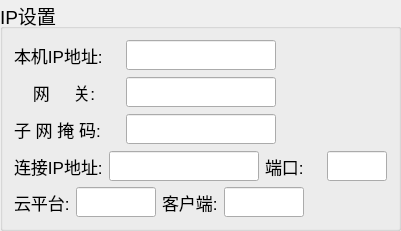
  <widget class="QGroupBox" name="IpSetBox">
   <property name="geometry">
    <rect>
     <x>90</x>
     <y>240</y>
     <width>401</width>
     <height>231</height>
    </rect>
   </property>
   <property name="font">
    <font>
     <pointsize>14</pointsize>
    </font>
   </property>
   <property name="title">
    <string>IP设置</string>
   </property>
   <layout class="QVBoxLayout" name="verticalLayout_3">
    <item>
     <layout class="QHBoxLayout" name="horizontalLayout">
      <item>
       <widget class="QLabel" name="label_myip">
        <property name="maximumSize">
         <size>
          <width>16777215</width>
          <height>30</height>
         </size>
        </property>
        <property name="font">
         <font>
          <pointsize>13</pointsize>
         </font>
        </property>
        <property name="text">
         <string>本机IP地址:</string>
        </property>
       </widget>
      </item>
      <item>
       <widget class="QLineEdit" name="m_myip">
        <property name="sizePolicy">
         <sizepolicy hsizetype="Expanding" vsizetype="Preferred">
          <horstretch>0</horstretch>
          <verstretch>0</verstretch>
         </sizepolicy>
        </property>
        <property name="minimumSize">
         <size>
          <width>0</width>
          <height>30</height>
         </size>
        </property>
        <property name="maximumSize">
         <size>
          <width>150</width>
          <height>30</height>
         </size>
        </property>
        <property name="font">
         <font>
          <pointsize>13</pointsize>
         </font>
        </property>
        <property name="echoMode">
         <enum>QLineEdit::Normal</enum>
        </property>
       </widget>
      </item>
      <item>
       <widget class="QLabel" name="label_11">
        <property name="minimumSize">
         <size>
          <width>105</width>
          <height>0</height>
         </size>
        </property>
        <property name="maximumSize">
         <size>
          <width>105</width>
          <height>16777215</height>
         </size>
        </property>
        <property name="text">
         <string/>
        </property>
       </widget>
      </item>
     </layout>
    </item>
    <item>
     <layout class="QHBoxLayout" name="horizontalLayout_15">
      <item>
       <widget class="QLabel" name="label_gateway">
        <property name="minimumSize">
         <size>
          <width>0</width>
          <height>30</height>
         </size>
        </property>
        <property name="maximumSize">
         <size>
          <width>16777215</width>
          <height>30</height>
         </size>
        </property>
        <property name="font">
         <font>
          <pointsize>13</pointsize>
         </font>
        </property>
        <property name="text">
         <string>    网     关:    </string>
        </property>
       </widget>
      </item>
      <item>
       <widget class="QLineEdit" name="m_gateway">
        <property name="sizePolicy">
         <sizepolicy hsizetype="Expanding" vsizetype="Preferred">
          <horstretch>0</horstretch>
          <verstretch>0</verstretch>
         </sizepolicy>
        </property>
        <property name="minimumSize">
         <size>
          <width>0</width>
          <height>30</height>
         </size>
        </property>
        <property name="maximumSize">
         <size>
          <width>150</width>
          <height>30</height>
         </size>
        </property>
        <property name="font">
         <font>
          <pointsize>13</pointsize>
         </font>
        </property>
        <property name="echoMode">
         <enum>QLineEdit::Normal</enum>
        </property>
       </widget>
      </item>
      <item>
       <widget class="QLabel" name="label_10">
        <property name="minimumSize">
         <size>
          <width>105</width>
          <height>0</height>
         </size>
        </property>
        <property name="maximumSize">
         <size>
          <width>105</width>
          <height>16777215</height>
         </size>
        </property>
        <property name="text">
         <string/>
        </property>
       </widget>
      </item>
     </layout>
    </item>
    <item>
     <layout class="QHBoxLayout" name="horizontalLayout_4">
      <item>
       <widget class="QLabel" name="label_subnetMask">
        <property name="maximumSize">
         <size>
          <width>16777215</width>
          <height>30</height>
         </size>
        </property>
        <property name="font">
         <font>
          <pointsize>13</pointsize>
         </font>
        </property>
        <property name="text">
         <string>子 网 掩 码: </string>
        </property>
       </widget>
      </item>
      <item>
       <widget class="QLineEdit" name="m_subnetMask">
        <property name="sizePolicy">
         <sizepolicy hsizetype="Expanding" vsizetype="Preferred">
          <horstretch>0</horstretch>
          <verstretch>0</verstretch>
         </sizepolicy>
        </property>
        <property name="minimumSize">
         <size>
          <width>0</width>
          <height>30</height>
         </size>
        </property>
        <property name="maximumSize">
         <size>
          <width>150</width>
          <height>30</height>
         </size>
        </property>
        <property name="font">
         <font>
          <pointsize>13</pointsize>
         </font>
        </property>
        <property name="echoMode">
         <enum>QLineEdit::Normal</enum>
        </property>
       </widget>
      </item>
      <item>
       <widget class="QLabel" name="label_3">
        <property name="minimumSize">
         <size>
          <width>105</width>
          <height>0</height>
         </size>
        </property>
        <property name="maximumSize">
         <size>
          <width>105</width>
          <height>16777215</height>
         </size>
        </property>
        <property name="text">
         <string/>
        </property>
       </widget>
      </item>
     </layout>
    </item>
    <item>
     <layout class="QHBoxLayout" name="horizontalLayout_5">
      <item>
       <widget class="QLabel" name="label_Hostip">
        <property name="maximumSize">
         <size>
          <width>16777215</width>
          <height>30</height>
         </size>
        </property>
        <property name="font">
         <font>
          <pointsize>13</pointsize>
         </font>
        </property>
        <property name="text">
         <string>连接IP地址:</string>
        </property>
       </widget>
      </item>
      <item>
       <widget class="QLineEdit" name="m_hostip">
        <property name="sizePolicy">
         <sizepolicy hsizetype="Expanding" vsizetype="Preferred">
          <horstretch>0</horstretch>
          <verstretch>0</verstretch>
         </sizepolicy>
        </property>
        <property name="minimumSize">
         <size>
          <width>150</width>
          <height>30</height>
         </size>
        </property>
        <property name="maximumSize">
         <size>
          <width>150</width>
          <height>30</height>
         </size>
        </property>
        <property name="font">
         <font>
          <pointsize>13</pointsize>
         </font>
        </property>
        <property name="echoMode">
         <enum>QLineEdit::Normal</enum>
        </property>
       </widget>
      </item>
      <item>
       <widget class="QLabel" name="label_com">
        <property name="maximumSize">
         <size>
          <width>16777215</width>
          <height>30</height>
         </size>
        </property>
        <property name="font">
         <font>
          <pointsize>13</pointsize>
         </font>
        </property>
        <property name="text">
         <string>端口:</string>
        </property>
       </widget>
      </item>
      <item>
       <widget class="QLineEdit" name="m_com">
        <property name="sizePolicy">
         <sizepolicy hsizetype="Expanding" vsizetype="Preferred">
          <horstretch>0</horstretch>
          <verstretch>0</verstretch>
         </sizepolicy>
        </property>
        <property name="minimumSize">
         <size>
          <width>0</width>
          <height>30</height>
         </size>
        </property>
        <property name="maximumSize">
         <size>
          <width>60</width>
          <height>30</height>
         </size>
        </property>
        <property name="font">
         <font>
          <pointsize>13</pointsize>
         </font>
        </property>
        <property name="echoMode">
         <enum>QLineEdit::Normal</enum>
        </property>
       </widget>
      </item>
     </layout>
    </item>
    <item>
     <layout class="QHBoxLayout" name="horizontalLayout_6">
      <item>
       <widget class="QLabel" name="label_cloudStatus">
        <property name="maximumSize">
         <size>
          <width>16777215</width>
          <height>30</height>
         </size>
        </property>
        <property name="font">
         <font>
          <pointsize>13</pointsize>
         </font>
        </property>
        <property name="text">
         <string>云平台:</string>
        </property>
       </widget>
      </item>
      <item>
       <widget class="QLineEdit" name="m_cloudStatus">
        <property name="sizePolicy">
         <sizepolicy hsizetype="Expanding" vsizetype="Preferred">
          <horstretch>0</horstretch>
          <verstretch>0</verstretch>
         </sizepolicy>
        </property>
        <property name="minimumSize">
         <size>
          <width>0</width>
          <height>30</height>
         </size>
        </property>
        <property name="maximumSize">
         <size>
          <width>80</width>
          <height>30</height>
         </size>
        </property>
        <property name="font">
         <font>
          <pointsize>13</pointsize>
         </font>
        </property>
        <property name="echoMode">
         <enum>QLineEdit::Normal</enum>
        </property>
        <property name="readOnly">
         <bool>true</bool>
        </property>
       </widget>
      </item>
      <item>
       <widget class="QLabel" name="label_masterStatus">
        <property name="minimumSize">
         <size>
          <width>0</width>
          <height>30</height>
         </size>
        </property>
        <property name="maximumSize">
         <size>
          <width>16777215</width>
          <height>30</height>
         </size>
        </property>
        <property name="font">
         <font>
          <pointsize>13</pointsize>
         </font>
        </property>
        <property name="text">
         <string>客户端:</string>
        </property>
       </widget>
      </item>
      <item>
       <widget class="QLineEdit" name="m_masterStatus">
        <property name="sizePolicy">
         <sizepolicy hsizetype="Expanding" vsizetype="Preferred">
          <horstretch>0</horstretch>
          <verstretch>0</verstretch>
         </sizepolicy>
        </property>
        <property name="minimumSize">
         <size>
          <width>0</width>
          <height>30</height>
         </size>
        </property>
        <property name="maximumSize">
         <size>
          <width>80</width>
          <height>30</height>
         </size>
        </property>
        <property name="font">
         <font>
          <pointsize>13</pointsize>
         </font>
        </property>
        <property name="echoMode">
         <enum>QLineEdit::Normal</enum>
        </property>
        <property name="readOnly">
         <bool>true</bool>
        </property>
       </widget>
      </item>
      <item>
       <spacer name="horizontalSpacer_2">
        <property name="orientation">
         <enum>Qt::Horizontal</enum>
        </property>
        <property name="sizeHint" stdset="0">
         <size>
          <width>13</width>
          <height>30</height>
         </size>
        </property>
       </spacer>
      </item>
     </layout>
    </item>
   </layout>
  </widget>
